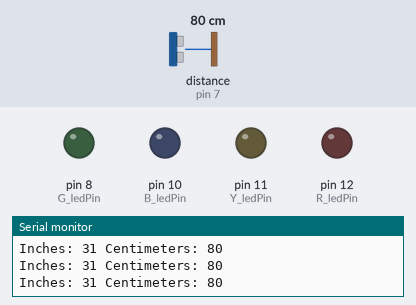
Recording of a sketch running on a simulated Arduino Uno, built with avr-gcc and run on an emulated ATmega328P. On the bench: output pins drawn as LEDs (lit = HIGH), the last lines printed to the serial monitor. Wiring (inferred from the names in the program): ultrasonic range finder: trigger pin 7; echo pin 7. Inputs (shaded band) come from the test bench; at power-on: distance to the obstacle (sensor on pin 7) 80 cm. The echo pulse lasts 58.3 µs per cm.

Above: at 1.2 s.
1.3 s: distance to the obstacle (sensor on pin 7) set to 12 cm
2.8 s: distance to the obstacle (sensor on pin 7) set to 9 cm
At 4.2 s:
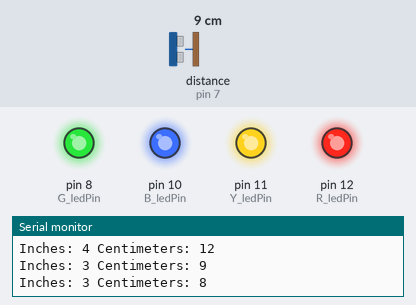
4.6 s: distance to the obstacle (sensor on pin 7) set to 18 cm
At 5.8 s:
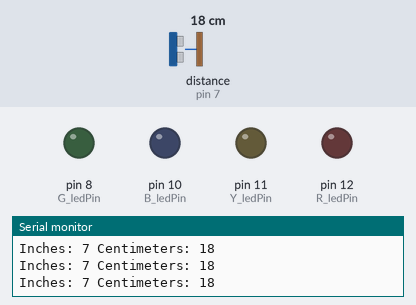
6.3 s: distance to the obstacle (sensor on pin 7) set to 2 cm
At 6.49 s:
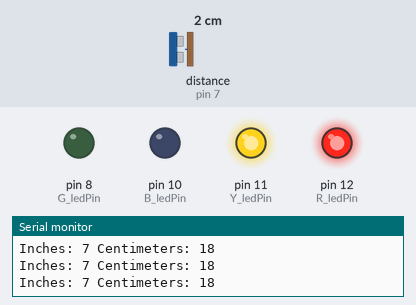
Timing chart, 0 to 9.1 s (numbered marks = the images above; inputs shaded):
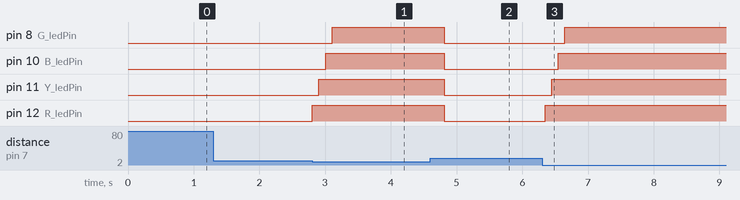

The sketch:

PING.ino
```cpp
//https://www.tinkercad.com/things/iTyJYS0YJv2-ping/editel?returnTo=https%3A%2F%2Fwww.tinkercad.com%2Fdashboard%2Fdesigns%2Fcircuits

const int R_ledPin = 12;    // LED pin
const int Y_ledPin = 11;    // LED pin
const int B_ledPin = 10;    // LED pin
const int G_ledPin = 8;    // LED pin
const int pingPin = 7;    // Ultrasonic sensor pin
const int threshold = 10; // Distance threshold in cm

void setup() {
  Serial.begin(9600);       // Initialize Serial communication
  pinMode(R_ledPin, OUTPUT);  // Set LED pin as OUTPUT
  pinMode(Y_ledPin, OUTPUT);  // Set LED pin as OUTPUT
  pinMode(B_ledPin, OUTPUT);  // Set LED pin as OUTPUT
  pinMode(G_ledPin, OUTPUT);  // Set LED pin as OUTPUT

}

void loop() {
  long duration, cm, inch;

  // Send trigger pulse
  pinMode(pingPin, OUTPUT);
  digitalWrite(pingPin, LOW);
  delayMicroseconds(2);
  digitalWrite(pingPin, HIGH);
  delayMicroseconds(10); // Trigger pulse should be 10µs
  digitalWrite(pingPin, LOW);

  // Read echo pulse
  pinMode(pingPin, INPUT);
  duration = pulseIn(pingPin, HIGH);

  // Convert duration to distance
  cm = microToCm(duration);
  inch = microToInch(duration);

  // LED logic based on threshold
  if (cm < threshold) {
    lighton();
  } else {
    digitalWrite(R_ledPin, LOW);  // Turn off LED
    digitalWrite(Y_ledPin, LOW);  // Turn off LED
    digitalWrite(B_ledPin, LOW);  // Turn off LED
    digitalWrite(G_ledPin, LOW);  // Turn off LED
  }

  // Print results
  Serial.print("Inches: ");
  Serial.print(inch);
  Serial.print(" Centimeters: ");
  Serial.println(cm);

  delay(100); // Short delay between readings
}

long microToCm(long micro) {
  return micro / 29 / 2; // Convert microseconds to centimeters
}

long microToInch(long micro) {
  return micro / 74 / 2; // Convert microseconds to inches
}
void lighton(){
	digitalWrite(R_ledPin, HIGH); // Turn on LED
    delay(100);
    digitalWrite(Y_ledPin, HIGH); // Turn on LED
    delay(100);
    digitalWrite(B_ledPin, HIGH); // Turn on LED
    delay(100);
    digitalWrite(G_ledPin, HIGH); // Turn on LED
    delay(100);
}
```

Measured:
- the behaviour switches between 11 and 10 cm on distance to the obstacle (sensor on pin 7) (found by bisection; images 0 and 1)
- after the input at 2.8 s, pin 8 (G_ledPin): LOW → HIGH after 0.31 s; pin 10 (B_ledPin): LOW → HIGH after 0.21 s; pin 11 (Y_ledPin): LOW → HIGH after 0.11 s; pin 12 (R_ledPin): LOW → HIGH at once
- after the input at 4.6 s, pin 8 (G_ledPin), pin 10 (B_ledPin), pin 11 (Y_ledPin), pin 12 (R_ledPin): HIGH → LOW after 0.21 s
- after the input at 6.3 s, pin 8 (G_ledPin): LOW → HIGH after 0.35 s; pin 10 (B_ledPin): LOW → HIGH after 0.25 s; pin 11 (Y_ledPin): LOW → HIGH after 0.15 s; pin 12 (R_ledPin): LOW → HIGH after 0.05 s
